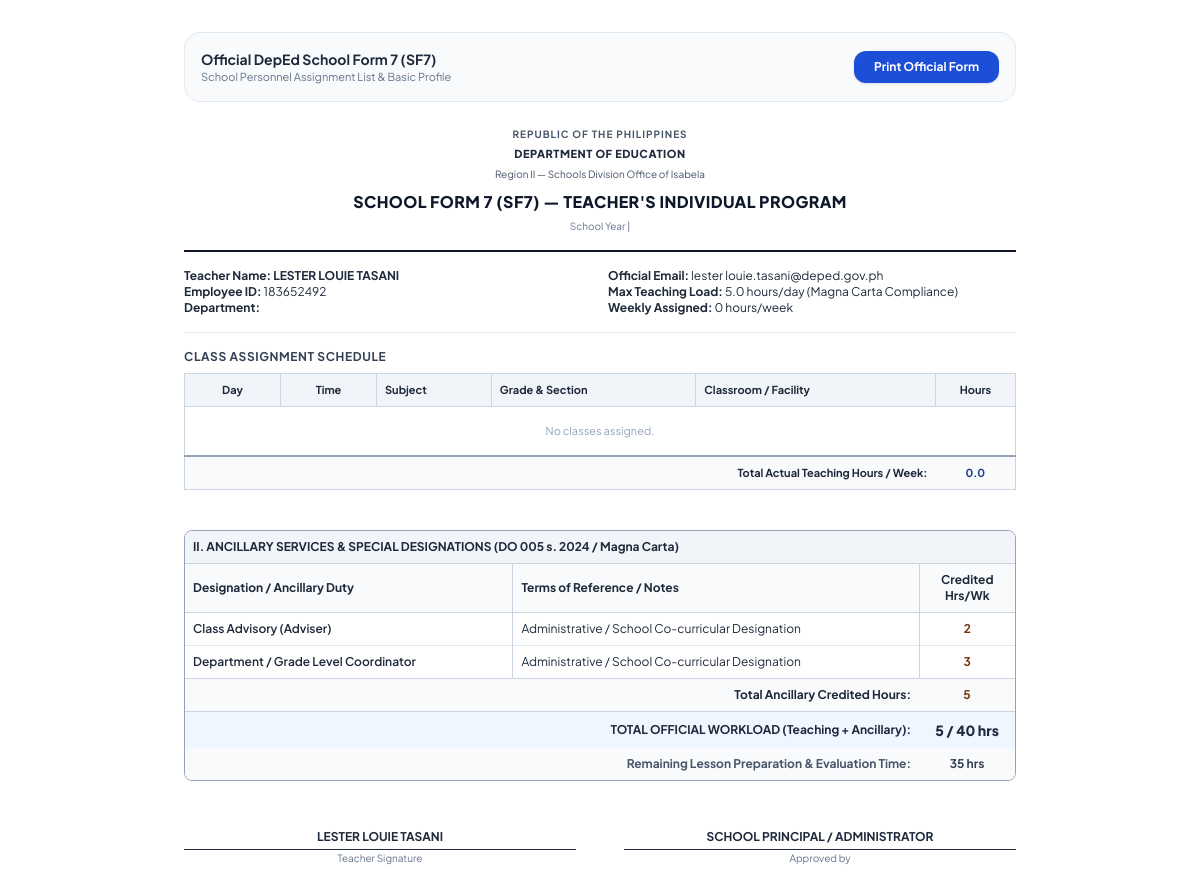
Page /print-sf7/19/ on the committed database.
### scheduler/models.py (models this page shows, shortened)
class Teacher(models.Model):
    CURRICULUM_LEVEL_CHOICES = [
        ('jhs', 'Junior High School (Grades 7–10)'),
        ('shs', 'Senior High School (Grades 11–12)'),
        ('both', 'Both JHS & SHS (Integrated)'),
    ]
    employee_id = models.CharField(max_length=30, unique=True)
    first_name = models.CharField(max_length=50)
    last_name = models.CharField(max_length=50)
    email = models.EmailField(blank=True, default='')
    curriculum_level = models.CharField(max_length=20, choices=CURRICULUM_LEVEL_CHOICES, default='both')
    department = models.ForeignKey(Department, on_delete=models.SET_NULL, null=True, blank=True, related_name='teachers')
    max_daily_hours = models.FloatField(default=6.0, help_text="DepEd DO 005 s. 2024 (max 6h actual teaching)")
    max_weekly_hours = models.FloatField(default=30.0)
    preferred_vacant_period = models.IntegerField(null=True, blank=True, help_text="Preferred vacant period (1-8)")
    is_active = models.BooleanField(default=True)
    @property
    def full_name(self):
        return f"{self.first_name} {self.last_name}"

class AncillaryDuty(models.Model):
    COMMON_DESIGNATIONS = [
        ('adviser', 'Class Advisory (Adviser)'),
        ('ict_coordinator', 'School ICT / LIS Coordinator'),
        ('drrm_coordinator', 'Disaster Risk Reduction (DRRM) Coordinator'),
        ('school_paper', 'School Paper / Campus Journalism Adviser'),
        ('scout_coordinator', 'BSP / GSP Scout Coordinator'),
        ('dept_coordinator', 'Department / Grade Level Coordinator'),
        ('guidance_designate', 'Guidance Counselor Designate'),
        ('canteen_manager', 'Canteen / Feeding Program Manager'),
        ('property_custodian', 'Property Custodian / Supply Designate'),
        ('sports_coach', 'Sports / Athletic Club Coach'),
        ('reading_coordinator', 'Reading / Remediation Coordinator'),
        ('custom', 'Other Special Designation'),
    ]
    teacher = models.ForeignKey('Teacher', on_delete=models.CASCADE, related_name='ancillary_duties')
    title = models.CharField(max_length=150, help_text="Designation or Ancillary Title")
    designation_type = models.CharField(max_length=50, choices=COMMON_DESIGNATIONS, default='custom')
    weekly_hours = models.FloatField(default=2.0, help_text="Credited hours/week under DepEd DO 005 s. 2024")
    description = models.CharField(max_length=255, blank=True, default='')

### scheduler/views.py (the view)
# urls.py: path('print-sf7/<int:teacher_id>/', views.print_sf7_view, name='print_sf7'),
def print_sf7_view(request, teacher_id=None):
    schedule = Schedule.objects.order_by('-updated_at').first()
    teacher = None
    items = []
    ancillary_duties = []
    ancillary_hours = 0.0
    if teacher_id:
        teacher = get_object_or_404(Teacher, id=teacher_id)
        if schedule:
            items = ScheduleItem.objects.filter(schedule=schedule, teacher=teacher).select_related('subject', 'section', 'room', 'time_slot').order_by('time_slot__day_of_week', 'time_slot__period_number')
        ancillary_duties = list(teacher.ancillary_duties.all())
        anc = sum(d.weekly_hours for d in ancillary_duties)
        ancillary_hours = int(anc) if anc == int(anc) else round(anc, 1)
    teaching_hours = len(items)
    tot = teaching_hours + ancillary_hours
    total_workload = int(tot) if tot == int(tot) else round(tot, 1)
    prep = max(0.0, 40.0 - total_workload) if total_workload > 0 else 0.0
    prep_hours = int(prep) if prep == int(prep) else round(prep, 1)
    context = {
        'schedule': schedule,
        'teacher': teacher,
        'items': items,
        'teaching_hours': teaching_hours,
        'total_hours': teaching_hours, # for backwards compatibility with existing template
        'ancillary_duties': ancillary_duties,
        'ancillary_hours': ancillary_hours,
        'total_workload': total_workload,
        'prep_hours': prep_hours,
        'profile': SchoolProfile.get_settings(),
    }
    return render(request, 'print_sf7.html', context)

### scheduler/models.py (called while the page is built)
    @classmethod
    def get_settings(cls):
        profile, created = cls.objects.get_or_create(id=1)
        if not profile.active_academic_year:
            profile.active_academic_year = AcademicYear.objects.filter(is_active=True).first() or AcademicYear.objects.first()
        if not profile.active_term:
            profile.active_term = Term.objects.filter(is_active=True).first() or Term.objects.first()
        if created:
            profile.save()
        return profile

### templates/print_sf7.html (shortened to what this page needs)
<!DOCTYPE html>
<html lang="en">
<head>
    <script src="https://cdn.tailwindcss.com"></script>
</head>
<body class="p-8 max-w-4xl mx-auto text-slate-800 text-xs">
    <div class="no-print mb-6 p-4 bg-slate-50 border border-slate-200 rounded-2xl flex items-center justify-between">
        <div>
            <span class="font-bold text-slate-800 block text-sm">Official DepEd School Form 7 (SF7)</span>
            <span class="text-[11px] text-slate-500">School Personnel Assignment List & Basic Profile</span>
        </div>
        <button onclick="window.print()" class="px-5 py-2 rounded-xl bg-blue-700 text-white font-bold text-xs shadow hover:bg-blue-800">
            Print Official Form
        </button>
    </div>
    <div class="text-center space-y-1 pb-4 border-b-2 border-slate-900">
        <p class="text-[10px] uppercase tracking-widest text-slate-600 font-bold">Republic of the Philippines</p>
        <p class="text-[11px] uppercase tracking-wider font-extrabold text-slate-800">Department of Education</p>
        <p class="text-[10px] text-slate-600">Region II — Schools Division Office of Isabela</p>
        <h1 class="text-base font-extrabold uppercase tracking-wide text-slate-900 pt-1">
            SCHOOL FORM 7 (SF7) — TEACHER'S INDIVIDUAL PROGRAM
        </h1>
        <p class="text-[10px] text-slate-500">School Year {{ schedule.academic_year.name }} | {{ schedule.term.name }}</p>
    </div>
    <div class="grid grid-cols-2 gap-4 py-4 border-b border-slate-200 text-xs">
        <div>
            <p><strong>Teacher Name:</strong> <span class="uppercase font-bold">{{ teacher.full_name }}</span></p>
            <p><strong>Employee ID:</strong> {{ teacher.employee_id }}</p>
            <p><strong>Department:</strong> {{ teacher.department.name }}</p>
        </div>
        <div>
            <p><strong>Official Email:</strong> {{ teacher.email }}</p>
            <p><strong>Max Teaching Load:</strong> {{ teacher.max_daily_hours }} hours/day (Magna Carta Compliance)</p>
            <p><strong>Weekly Assigned:</strong> {{ total_hours }} hours/week</p>
        </div>
    </div>
    <div class="py-4">
        <h2 class="font-bold text-xs uppercase tracking-wider text-slate-700 mb-2">Class Assignment Schedule</h2>
        <table class="w-full border border-slate-300 text-left border-collapse text-[11px]">
            <thead class="bg-slate-100 text-slate-800 font-bold border-b border-slate-300">
                <tr>
                    <th class="p-2 border-r border-slate-300 text-center w-24">Day</th>
                    <th class="p-2 border-r border-slate-300 text-center w-24">Time</th>
                    <th class="p-2 border-r border-slate-300">Subject</th>
                    <th class="p-2 border-r border-slate-300">Grade & Section</th>
                    <th class="p-2 border-r border-slate-300">Classroom / Facility</th>
                    <th class="p-2 text-center w-20">Hours</th>
                </tr>
            </thead>
            <tbody class="divide-y divide-slate-200">
                {% for it in items %}
                <tr>
                    <td class="p-2 border-r border-slate-300 text-center font-semibold">{{ it.time_slot.get_day_of_week_display }}</td>
                    <td class="p-2 border-r border-slate-300 text-center">{{ it.time_slot.start_time|time:"g:i A" }} - {{ it.time_slot.end_time|time:"g:i A" }}</td>
                    <td class="p-2 border-r border-slate-300 font-semibold">{{ it.subject.code }} — {{ it.subject.title }}</td>
                    <td class="p-2 border-r border-slate-300">{{ it.section.name }}</td>
                    <td class="p-2 border-r border-slate-300">{{ it.room.name }}</td>
                    <td class="p-2 text-center font-bold">1.0</td>
                </tr>
                {% empty %}
                <tr>
                    <td colspan="6" class="p-4 text-center text-slate-400">No classes assigned.</td>
                </tr>
                {% endfor %}
            </tbody>
            <tfoot class="bg-slate-50 font-bold border-t-2 border-slate-400">
                <tr>
                    <td colspan="5" class="p-2 text-right">Total Actual Teaching Hours / Week:</td>
                    <td class="p-2 text-center text-blue-900">{{ teaching_hours }}.0</td>
                </tr>
            </tfoot>
        </table>
    </div>
    <div class="mt-6 border border-slate-400 rounded-lg overflow-hidden">
        <div class="bg-slate-100 p-2 text-xs font-bold text-slate-800 border-b border-slate-300">
            II. ANCILLARY SERVICES & SPECIAL DESIGNATIONS (DO 005 s. 2024 / Magna Carta)
        </div>
        <table class="w-full text-left text-xs border-collapse">
            <thead class="bg-slate-50 border-b border-slate-300">
                <tr>
                    <th class="p-2 border-r border-slate-300">Designation / Ancillary Duty</th>
                    <th class="p-2 border-r border-slate-300">Terms of Reference / Notes</th>
                    <th class="p-2 text-center w-24">Credited Hrs/Wk</th>
                </tr>
            </thead>
            <tbody class="divide-y divide-slate-200">
                {% for duty in ancillary_duties %}
                <tr>
                    <td class="p-2 border-r border-slate-300 font-semibold">{{ duty.title }}</td>
                    <td class="p-2 border-r border-slate-300">{{ duty.description|default:"Administrative / School Co-curricular Designation" }}</td>
                    <td class="p-2 text-center font-bold text-amber-900">{{ duty.weekly_hours|floatformat:0 }}</td>
                </tr>
                {% empty %}
                <tr>
                    <td colspan="3" class="p-3 text-center text-slate-400 italic">No ancillary or special designations assigned.</td>
                </tr>
                {% endfor %}
            </tbody>
            <tfoot class="bg-slate-50 font-bold border-t border-slate-300">
                <tr>
                    <td colspan="2" class="p-2 text-right">Total Ancillary Credited Hours:</td>
                    <td class="p-2 text-center text-amber-900">{{ ancillary_hours|floatformat:0 }}</td>
                </tr>
                <tr class="bg-blue-50 text-deped-darkblue border-t border-slate-300">
                    <td colspan="2" class="p-2 text-right">TOTAL OFFICIAL WORKLOAD (Teaching + Ancillary):</td>
                    <td class="p-2 text-center font-extrabold text-sm">{{ total_workload|floatformat:0 }} / 40 hrs</td>
                </tr>
                <tr>
                    <td colspan="2" class="p-2 text-right text-slate-600">Remaining Lesson Preparation & Evaluation Time:</td>
                    <td class="p-2 text-center text-slate-700">{{ prep_hours|floatformat:0 }} hrs</td>
                </tr>
            </tfoot>
        </table>
    </div>
    <div class="grid grid-cols-2 gap-12 pt-12 text-center text-xs">
        <div>
            <div class="border-b border-slate-800 pb-1 font-bold uppercase">{{ teacher.full_name }}</div>
            <span class="text-[10px] text-slate-500">Teacher Signature</span>
        </div>
        <div>
            <div class="border-b border-slate-800 pb-1 font-bold uppercase">School Principal / Administrator</div>
            <span class="text-[10px] text-slate-500">Approved by</span>
        </div>
    </div>
</body>
</html>

### templates/print_sf7.html (style rules this page uses)
body { font-family: 'Plus Jakarta Sans', sans-serif; background: #fff; }

### rows in the picture
Teacher: full_name "LESTER LOUIE TASANI", employee_id "183652492", email "lester louie.tasani@deped.gov.ph", max_daily_hours "5.0"
AncillaryDuty: title "Class Advisory (Adviser)", description "Administrative / School Co-curricular Designation", weekly_hours "2"
AncillaryDuty: title "Department / Grade Level Coordinator", description "Administrative / School Co-curricular Designation", weekly_hours "3"

### other values in the picture
{{ total_hours }} "0"
{{ teaching_hours }} "0"
{{ ancillary_hours|floatformat:0 }} "5"
{{ total_workload|floatformat:0 }} "5"
{{ prep_hours|floatformat:0 }} "35"
